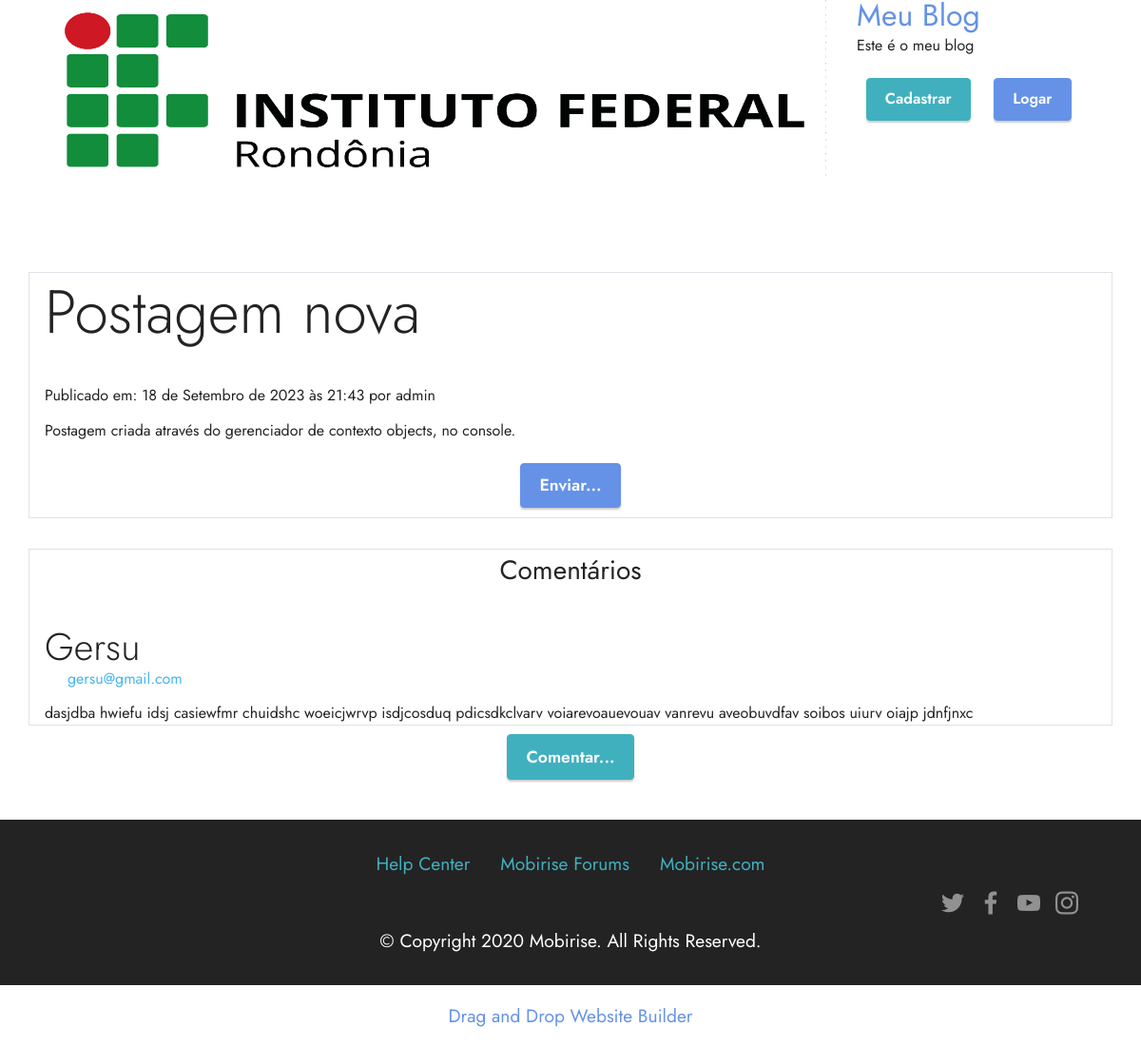
Screenshot of /detalhe/4/postagem-nova with the database file from the repository.
### postagens/models.py (models this page shows, shortened)
class Postagem(models.Model):
    objects = models.Manager()
    publicados = PostsPublicados()
    STATUS_CHOICES = (
        ('rascunho', 'Rascunho'),
        ('publicado', 'Publicado'),
    )
    titulo = models.CharField(max_length=100)
    slug = models.SlugField(max_length=100)
    corpo = models.TextField()
    publicado = models.DateTimeField(default=timezone.now)
    criado = models.DateTimeField(auto_now_add=True)
    status = models.CharField(max_length=9, choices=STATUS_CHOICES, default='rascunho')
    autor = models.ForeignKey(User, on_delete=models.CASCADE, related_name='post_autor')
    class Meta:
        verbose_name = 'Post'
        verbose_name_plural = 'Posts'
        ordering = ['-publicado']

class Comentario(models.Model):
    STATUS_CHOICES = (
        ('rascunho', 'Rascunho'),
        ('publicado', 'Publicado'),
    )
    postagem = models.ForeignKey(Postagem, on_delete=models.CASCADE)
    nome = models.CharField(max_length=50)
    email = models.EmailField(max_length=150)
    senha = models.CharField(max_length=60)
    publicado = models.DateTimeField(default=timezone.now)
    criado = models.DateTimeField(auto_now_add=True)
    status = models.CharField(max_length=9, choices=STATUS_CHOICES, default='rascunho')
    corpo = models.TextField()
    ativo = models.BooleanField(default=False)
    class Meta:
        verbose_name = "Comentário"
        verbose_name_plural = "Comentários"

### postagens/views.py (the view)
# urls.py: path('detalhe/<id>/<slug>', views.DetalhePostView.as_view(), name='detalhepost'),
class DetalhePostView(DetailView):
    template_name = 'postagens/detalhe.html'
    model = Postagem
    def _get_coments(self, id_post):
        try:
            return Comentario.objects.filter(postagem_id=id_post, ativo = True)
        except Comentario.DoesNotExist:
            raise Exception
    def get_context_data(self, **kwargs):
        context = super(DetalhePostView, self).get_context_data(**kwargs)
        context['coments'] = self._get_coments(self.object.id)
        return context

### postagens/templates/postagens/detalhe.html (shortened to what this page needs)
{% extends 'base.html' %}
{% load static %}
{% block conteudo%}
{% include 'includes/top.html' %}
<section data-bs-version="5.1" class="content10 cid-tzVgp39K95" id="content10-1">
    <div class="container">
        <div class="row justify-content-center border border-ligth">
            <div class="col-12">
                <h6 class="mbr-section-subtitle mbr-fonts-style mb-4 display-3">
                    {{ postagem.titulo }}
                </h6>
            </div>
            <div class="col-12">
                <p class="mbr-text mbr-fonts-style display-9">
                    Publicado em: {{ postagem.publicado }} por {{ postagem.autor }}
                </p>
                <p class="mbr-text mbr-fonts-style display-7">
                    {{ postagem.corpo|linebreaks }}
                </p>
            </div>
            <div class="mbr-section-btn align-center">
                    <a class="btn btn-primary display-4"
                       href="{% url 'enviarpost' postagem.id %}">Enviar...</a>
            </div>
        </div>
    </div>
    <div class="container mt-4">
        <div class="row justify-content-center border border-ligth">
            <h3 class="align-center mt-2">
                Comentários
            </h3>
            <div class="col-12">
                {% for c in coments %}
                    <div class="mt-4">
                        <h8 class="mbr-section-subtitle mbr-fonts-style display-6 ">
                            {{ c.nome }}
                        </h8>
                        <p class="px-4 text-info">{{ c.email }}</p>
                        <div class="col-12">
                            {{ c.corpo }}
                        </div>
                    </div>
                {% endfor %}
            </div>
        </div>
    </div>
    <div class="mbr-section-btn align-center">
        <a class="btn btn-success display-4"
           href="{% url 'comentpost' postagem.id %}">Comentar...</a>
    </div>
</section>
{% endblock %}

### postagens/static/assets/theme/css/style.css (style rules this page uses)
section { background-color: #ffffff; }
body { font-style: normal; line-height: 1.5; font-weight: 400; color: #232323; position: relative; }
section, .container, .container-fluid { position: relative; word-wrap: break-word; }
a { font-style: normal; font-weight: 400; cursor: pointer; }
a, a:hover { text-decoration: none; }
.mbr-section-subtitle { line-height: 1.3; }
.mbr-text { font-style: normal; line-height: 1.7; }
h1, h2, h3, h4, h5, h6, .display-1, .display-2, .display-4, .display-5, .display-7, span, p, a { line-height: 1; word-break: break-word; word-wrap: break-word; font-weight: 400; }
section { background-position: 50% 50%; background-repeat: no-repeat; background-size: cover; }
.align-center { text-align: center; }
.mbr-section-btn { margin-left: -0.6rem; margin-right: -0.6rem; font-size: 0; }
.btn { font-weight: 600; border-width: 1px; font-style: normal; margin: 0.6rem 0.6rem; white-space: normal; transition: all 0.2s ease-in-out; display: inline-flex; align-items: center; justify-content: center; word-break: break-word; }
.row { display: -webkit-flex; -webkit-flex-wrap: wrap; }
.justify-content-center { -webkit-justify-content: center; }
html, body { height: auto; min-height: 100vh; }
.mt-4 { margin-top: 2rem !important; }
.mb-4 { margin-bottom: 2rem !important; }
@media (min-width: 992px) { .container { padding-left: 16px; padding-right: 16px; } }
@media (min-width: 992px) { .row { margin-left: -16px; margin-right: -16px; } }
@media (min-width: 992px) { .row > [class*=col] { padding-left: 16px; padding-right: 16px; } }

### postagens/static/assets/mobirise/css/mbr-additional.css (style rules this page uses)
body { font-family: Jost; }
.display-4 { font-family: 'Jost', sans-serif; font-size: 1.1rem; line-height: 1.5; }
.display-7 { font-family: 'Jost', sans-serif; font-size: 1.2rem; line-height: 1.5; }
.btn { padding: 0.6rem 1.2rem; border-radius: 4px; }
.btn-primary, .btn-primary:active { background-color: #6592e6 !important; border-color: #6592e6 !important; color: #ffffff !important; box-shadow: 0 2px 2px 0 rgba(0, 0, 0, 0.2); }
.btn-success, .btn-success:active { background-color: #40b0bf !important; border-color: #40b0bf !important; color: #ffffff !important; box-shadow: 0 2px 2px 0 rgba(0, 0, 0, 0.2); }
.text-info { color: #47b5ed !important; }
a, a:hover { color: #6592e6; }
body { overflow-x: hidden; }
a { transition: color 0.6s; }
.cid-tzVgp39K95 { padding-top: 3rem; padding-bottom: 2rem; background-color: #ffffff; }

### rows the page displays
Postagem: titulo "Postagem nova", publicado "18 de Setembro de 2023 às 21:43", autor "admin", corpo "Postagem criada através do gerenciador de contexto objects, no console."
Comentario: nome "Gersu", email "gersu@gmail.com", corpo "dasjdba hwiefu idsj casiewfmr chuidshc woeicjwrvp isdjcosduq pdicsdkclvarv voiarevoauevouav vanrevu aveobuvdfav soibos uiurv oiajp jdnfjnxc"
